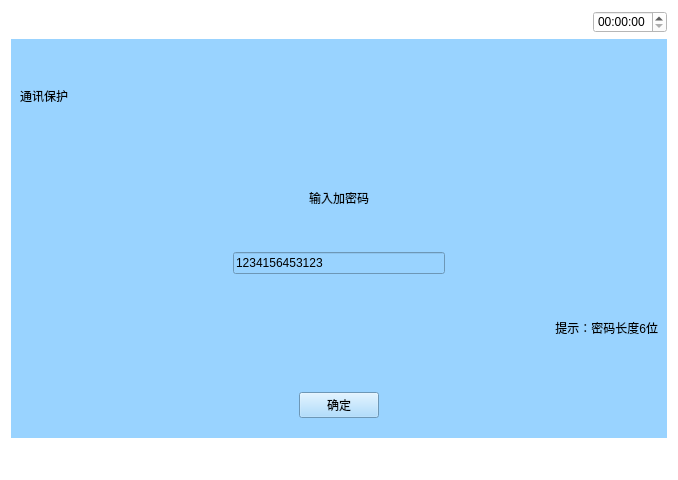
<?xml version="1.0" encoding="UTF-8"?>
<ui version="4.0">
 <class>Tongxunbaohu</class>
 <widget class="QWidget" name="Tongxunbaohu">
  <property name="geometry">
   <rect>
    <x>0</x>
    <y>0</y>
    <width>678</width>
    <height>480</height>
   </rect>
  </property>
  <property name="windowTitle">
   <string>Form</string>
  </property>
  <property name="styleSheet">
   <string notr="true">background-color: rgb(255, 255, 255);</string>
  </property>
  <layout class="QVBoxLayout" name="verticalLayout_2" stretch="1,5,1">
   <item>
    <layout class="QHBoxLayout" name="horizontalLayout_6">
     <item>
      <widget class="QPushButton" name="pushButton_2">
       <property name="text">
        <string/>
       </property>
       <property name="icon">
        <iconset resource="myimages.qrc">
         <normaloff>:/image/images/4g.png</normaloff>:/image/images/4g.png</iconset>
       </property>
       <property name="flat">
        <bool>true</bool>
       </property>
      </widget>
     </item>
     <item>
      <widget class="QPushButton" name="pushButton_3">
       <property name="text">
        <string/>
       </property>
       <property name="icon">
        <iconset resource="myimages.qrc">
         <normaloff>:/image/images/wireless.svg</normaloff>:/image/images/wireless.svg</iconset>
       </property>
       <property name="flat">
        <bool>true</bool>
       </property>
      </widget>
     </item>
     <item>
      <widget class="QPushButton" name="pushButton_4">
       <property name="text">
        <string/>
       </property>
       <property name="icon">
        <iconset resource="myimages.qrc">
         <normaloff>:/image/images/bl.svg</normaloff>:/image/images/bl.svg</iconset>
       </property>
       <property name="flat">
        <bool>true</bool>
       </property>
      </widget>
     </item>
     <item>
      <widget class="QPushButton" name="pushButton_5">
       <property name="text">
        <string/>
       </property>
       <property name="icon">
        <iconset resource="myimages.qrc">
         <normaloff>:/image/images/locate.svg</normaloff>:/image/images/locate.svg</iconset>
       </property>
       <property name="flat">
        <bool>true</bool>
       </property>
      </widget>
     </item>
     <item>
      <spacer name="horizontalSpacer_7">
       <property name="orientation">
        <enum>Qt::Horizontal</enum>
       </property>
       <property name="sizeHint" stdset="0">
        <size>
         <width>40</width>
         <height>20</height>
        </size>
       </property>
      </spacer>
     </item>
     <item>
      <widget class="QTimeEdit" name="timeEdit_3"/>
     </item>
    </layout>
   </item>
   <item>
    <widget class="QWidget" name="widget" native="true">
     <property name="sizePolicy">
      <sizepolicy hsizetype="Preferred" vsizetype="Preferred">
       <horstretch>0</horstretch>
       <verstretch>0</verstretch>
      </sizepolicy>
     </property>
     <property name="contextMenuPolicy">
      <enum>Qt::DefaultContextMenu</enum>
     </property>
     <property name="styleSheet">
      <string notr="true">background-color: rgb(153, 211, 255);</string>
     </property>
     <layout class="QGridLayout" name="gridLayout" rowstretch="0" columnstretch="0">
      <item row="0" column="0">
       <layout class="QVBoxLayout" name="verticalLayout">
        <item>
         <widget class="QLabel" name="label_2">
          <property name="text">
           <string>通讯保护</string>
          </property>
         </widget>
        </item>
        <item>
         <widget class="QLabel" name="label">
          <property name="text">
           <string>输入加密码</string>
          </property>
          <property name="alignment">
           <set>Qt::AlignCenter</set>
          </property>
         </widget>
        </item>
        <item>
         <layout class="QHBoxLayout" name="horizontalLayout_3">
          <item>
           <spacer name="horizontalSpacer_5">
            <property name="orientation">
             <enum>Qt::Horizontal</enum>
            </property>
            <property name="sizeHint" stdset="0">
             <size>
              <width>40</width>
              <height>20</height>
             </size>
            </property>
           </spacer>
          </item>
          <item>
           <widget class="QLineEdit" name="lineEdit">
            <property name="text">
             <string>1234156453123</string>
            </property>
           </widget>
          </item>
          <item>
           <spacer name="horizontalSpacer_6">
            <property name="orientation">
             <enum>Qt::Horizontal</enum>
            </property>
            <property name="sizeHint" stdset="0">
             <size>
              <width>40</width>
              <height>20</height>
             </size>
            </property>
           </spacer>
          </item>
         </layout>
        </item>
        <item>
         <widget class="QLabel" name="label_3">
          <property name="text">
           <string>提示：密码长度6位</string>
          </property>
          <property name="alignment">
           <set>Qt::AlignRight|Qt::AlignTrailing|Qt::AlignVCenter</set>
          </property>
         </widget>
        </item>
        <item>
         <layout class="QHBoxLayout" name="horizontalLayout">
          <item>
           <spacer name="horizontalSpacer">
            <property name="orientation">
             <enum>Qt::Horizontal</enum>
            </property>
            <property name="sizeHint" stdset="0">
             <size>
              <width>88</width>
              <height>47</height>
             </size>
            </property>
           </spacer>
          </item>
          <item>
           <widget class="QPushButton" name="pushButton">
            <property name="text">
             <string>确定</string>
            </property>
           </widget>
          </item>
          <item>
           <spacer name="horizontalSpacer_2">
            <property name="orientation">
             <enum>Qt::Horizontal</enum>
            </property>
            <property name="sizeHint" stdset="0">
             <size>
              <width>40</width>
              <height>20</height>
             </size>
            </property>
           </spacer>
          </item>
         </layout>
        </item>
       </layout>
      </item>
     </layout>
    </widget>
   </item>
   <item>
    <layout class="QHBoxLayout" name="horizontalLayout_2">
     <item>
      <widget class="QPushButton" name="returnIndex_2">
       <property name="font">
        <font>
         <family>AR PL UMing TW MBE</family>
        </font>
       </property>
       <property name="styleSheet">
        <string notr="true">border-image: url(:/image/images/index.svg);</string>
       </property>
       <property name="text">
        <string/>
       </property>
       <property name="icon">
        <iconset resource="myimages.qrc">
         <normaloff>:/image/images/index.svg</normaloff>:/image/images/index.svg</iconset>
       </property>
       <property name="iconSize">
        <size>
         <width>40</width>
         <height>40</height>
        </size>
       </property>
       <property name="flat">
        <bool>true</bool>
       </property>
      </widget>
     </item>
     <item>
      <spacer name="horizontalSpacer_3">
       <property name="orientation">
        <enum>Qt::Horizontal</enum>
       </property>
       <property name="sizeHint" stdset="0">
        <size>
         <width>40</width>
         <height>20</height>
        </size>
       </property>
      </spacer>
     </item>
     <item>
      <widget class="QPushButton" name="returnPage_2">
       <property name="text">
        <string/>
       </property>
       <property name="icon">
        <iconset resource="myimages.qrc">
         <normaloff>:/image/images/shangyiye.svg</normaloff>:/image/images/shangyiye.svg</iconset>
       </property>
       <property name="iconSize">
        <size>
         <width>40</width>
         <height>40</height>
        </size>
       </property>
       <property name="flat">
        <bool>true</bool>
       </property>
      </widget>
     </item>
    </layout>
   </item>
  </layout>
 </widget>
 <resources>
  <include location="myimages.qrc"/>
 </resources>
 <connections/>
</ui>
